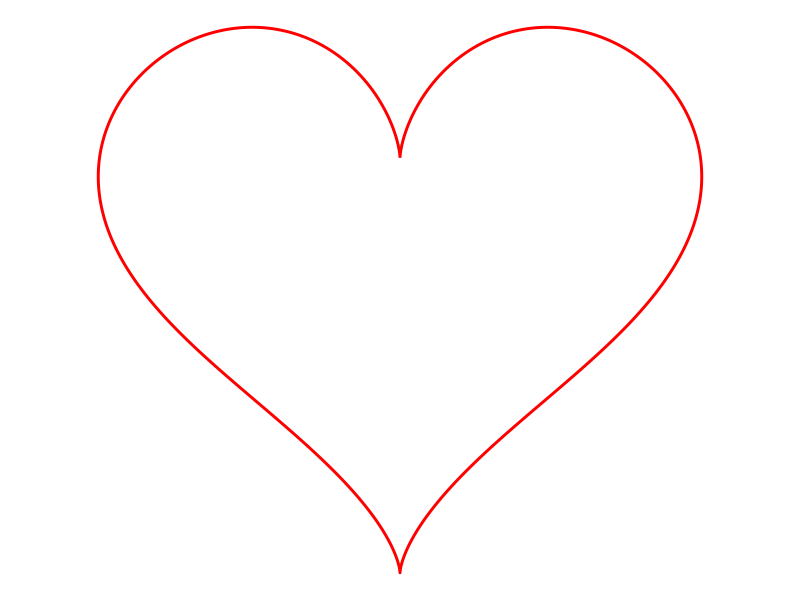

Here is the R script that generated this plot:
## ---- chunk 1
library(ggplot2)

t <- seq(0, 2*pi, length.out = 1000)

x <- 16 * sin(t)^3
y <- 13*cos(t) - 5*cos(2*t) - 2*cos(3*t) - cos(4*t)

df <- data.frame(x, y)

ggplot(df, aes(x, y)) +
  geom_path(color = "red", size = 1) +
  coord_equal() +
  theme_void()
